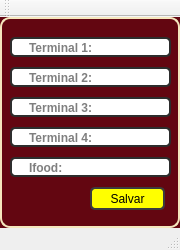
<?xml version="1.0" encoding="UTF-8"?>
<ui version="4.0">
 <class>MainWindow</class>
 <widget class="QMainWindow" name="MainWindow">
  <property name="geometry">
   <rect>
    <x>0</x>
    <y>0</y>
    <width>180</width>
    <height>250</height>
   </rect>
  </property>
  <property name="minimumSize">
   <size>
    <width>180</width>
    <height>250</height>
   </size>
  </property>
  <property name="maximumSize">
   <size>
    <width>180</width>
    <height>230</height>
   </size>
  </property>
  <property name="windowTitle">
   <string>Pizza</string>
  </property>
  <property name="windowIcon">
   <iconset>
    <normaloff>:/ICON/projetoFechamentoCx.png</normaloff>:/ICON/projetoFechamentoCx.png</iconset>
  </property>
  <widget class="QWidget" name="centralwidget">
   <property name="styleSheet">
    <string notr="true">background-color: rgb(99,6,17);</string>
   </property>
   <layout class="QHBoxLayout" name="horizontalLayout">
    <property name="spacing">
     <number>0</number>
    </property>
    <property name="leftMargin">
     <number>0</number>
    </property>
    <property name="topMargin">
     <number>0</number>
    </property>
    <property name="rightMargin">
     <number>0</number>
    </property>
    <property name="bottomMargin">
     <number>0</number>
    </property>
    <item>
     <widget class="QFrame" name="telaPIzza">
      <property name="maximumSize">
       <size>
        <width>270</width>
        <height>225</height>
       </size>
      </property>
      <property name="styleSheet">
       <string notr="true">

QFrame{
background-color: rgb(99,6,17);
border-radius: 10px;
border: 2px solid rgb(245,230,189);
	color: rgb(0, 0, 0);
}

QFrame:houver{
	border: 2px solid rgb(65, 65, 65);
background-position: center;

}</string>
      </property>
      <property name="frameShape">
       <enum>QFrame::NoFrame</enum>
      </property>
      <property name="frameShadow">
       <enum>QFrame::Raised</enum>
      </property>
      <widget class="QLineEdit" name="pizza1">
       <property name="geometry">
        <rect>
         <x>10</x>
         <y>20</y>
         <width>161</width>
         <height>20</height>
        </rect>
       </property>
       <property name="font">
        <font>
         <weight>75</weight>
         <bold>true</bold>
        </font>
       </property>
       <property name="styleSheet">
        <string notr="true">

QLineEdit{
	border: 2px solid rgb(45, 45, 45);
 	border-radius: 5px;
    padding: 15px;
    color: rgb(0, 0, 0);
	background-color: rgb(255, 255, 255);
}
QLineEdit:hover{
	border: 2px solid rgb(55, 55, 55);
}
QLineEdit:focus{
	border: 2px solid rgb(255, 207, 0);
     color: rgb(0, 0, 0);
}</string>
       </property>
       <property name="placeholderText">
        <string>Terminal 1:</string>
       </property>
      </widget>
      <widget class="QLineEdit" name="pizza3">
       <property name="geometry">
        <rect>
         <x>10</x>
         <y>80</y>
         <width>161</width>
         <height>20</height>
        </rect>
       </property>
       <property name="font">
        <font>
         <weight>75</weight>
         <bold>true</bold>
        </font>
       </property>
       <property name="styleSheet">
        <string notr="true">

QLineEdit{
	border: 2px solid rgb(45, 45, 45);
 	border-radius: 5px;
    padding: 15px;
    color: rgb(0, 0, 0);
	background-color: rgb(255, 255, 255);
}
QLineEdit:hover{
	border: 2px solid rgb(55, 55, 55);
}
QLineEdit:focus{
	border: 2px solid rgb(255, 207, 0);
     color: rgb(0, 0, 0);
}</string>
       </property>
       <property name="placeholderText">
        <string>Terminal 3:</string>
       </property>
      </widget>
      <widget class="QLineEdit" name="pizza2">
       <property name="geometry">
        <rect>
         <x>10</x>
         <y>50</y>
         <width>161</width>
         <height>20</height>
        </rect>
       </property>
       <property name="font">
        <font>
         <weight>75</weight>
         <bold>true</bold>
        </font>
       </property>
       <property name="styleSheet">
        <string notr="true">

QLineEdit{
	border: 2px solid rgb(45, 45, 45);
 	border-radius: 5px;
    padding: 15px;
    color: rgb(0, 0, 0);
	background-color: rgb(255, 255, 255);
}
QLineEdit:hover{
	border: 2px solid rgb(55, 55, 55);
}
QLineEdit:focus{
	border: 2px solid rgb(255, 207, 0);
     color: rgb(0, 0, 0);
}</string>
       </property>
       <property name="placeholderText">
        <string>Terminal 2:</string>
       </property>
      </widget>
      <widget class="QPushButton" name="salvarPizza">
       <property name="geometry">
        <rect>
         <x>90</x>
         <y>170</y>
         <width>75</width>
         <height>23</height>
        </rect>
       </property>
       <property name="styleSheet">
        <string notr="true">QPushButton{
 	border: 2px solid rgb(60, 60, 60);
	background-color: rgb(255, 255, 0);
	border-radius: 5px;
}

QPushButton:hover{
 	border: 2px solid rgb(255, 255, 0);
	background-color: rgb(255, 255, 0);
}

QPushButton:pressed{
 	border: 2px solid rgb(205, 205, 24);
	background-color: rgb(200, 205, 205);
    
	color: rgb(35, 35, 35);
}</string>
       </property>
       <property name="text">
        <string>Salvar</string>
       </property>
      </widget>
      <widget class="QLineEdit" name="pizzaIfood">
       <property name="geometry">
        <rect>
         <x>10</x>
         <y>140</y>
         <width>161</width>
         <height>20</height>
        </rect>
       </property>
       <property name="font">
        <font>
         <weight>75</weight>
         <bold>true</bold>
        </font>
       </property>
       <property name="styleSheet">
        <string notr="true">

QLineEdit{
	border: 2px solid rgb(45, 45, 45);
 	border-radius: 5px;
    padding: 15px;
    color: rgb(0, 0, 0);
	background-color: rgb(255, 255, 255);
}
QLineEdit:hover{
	border: 2px solid rgb(55, 55, 55);
}
QLineEdit:focus{
	border: 2px solid rgb(255, 207, 0);
     color: rgb(0, 0, 0);
}</string>
       </property>
       <property name="placeholderText">
        <string>Ifood:</string>
       </property>
      </widget>
      <widget class="QLineEdit" name="pizza4">
       <property name="geometry">
        <rect>
         <x>10</x>
         <y>110</y>
         <width>161</width>
         <height>20</height>
        </rect>
       </property>
       <property name="font">
        <font>
         <weight>75</weight>
         <bold>true</bold>
        </font>
       </property>
       <property name="styleSheet">
        <string notr="true">

QLineEdit{
	border: 2px solid rgb(45, 45, 45);
 	border-radius: 5px;
    padding: 15px;
    color: rgb(0, 0, 0);
	background-color: rgb(255, 255, 255);
}
QLineEdit:hover{
	border: 2px solid rgb(55, 55, 55);
}
QLineEdit:focus{
	border: 2px solid rgb(255, 207, 0);
     color: rgb(0, 0, 0);
}</string>
       </property>
       <property name="placeholderText">
        <string>Terminal 4:</string>
       </property>
      </widget>
     </widget>
    </item>
   </layout>
  </widget>
  <widget class="QMenuBar" name="menubar">
   <property name="geometry">
    <rect>
     <x>0</x>
     <y>0</y>
     <width>180</width>
     <height>21</height>
    </rect>
   </property>
  </widget>
  <widget class="QStatusBar" name="statusbar"/>
  <widget class="QToolBar" name="toolBar">
   <property name="windowTitle">
    <string>toolBar</string>
   </property>
   <attribute name="toolBarArea">
    <enum>TopToolBarArea</enum>
   </attribute>
   <attribute name="toolBarBreak">
    <bool>false</bool>
   </attribute>
  </widget>
 </widget>
 <resources/>
 <connections/>
</ui>
